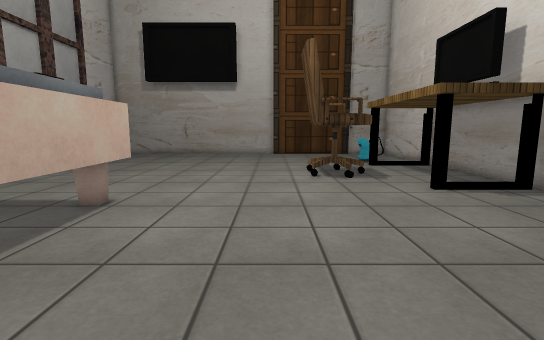
[1] (above)

17 first-person views from a walk through a Unity game level. The camera is 1.2 m above the floor, tilts 8° down and sees 85° across. The floor is counted in squares, 0.5 m on a side. Each view is taken from the middle of a square. On the plan, view 1 faces up. The plan holds only what a view shows up to about 19 squares ahead; the rest is blank. Some surface patterns are stand-ins.

[2]
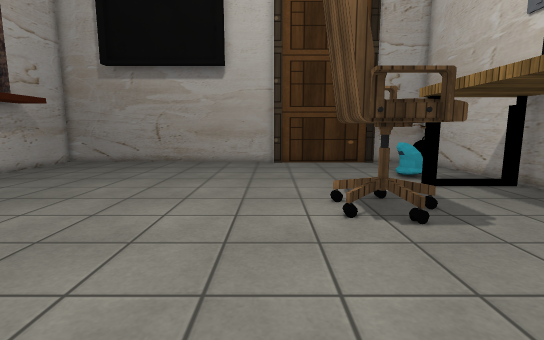

[3]
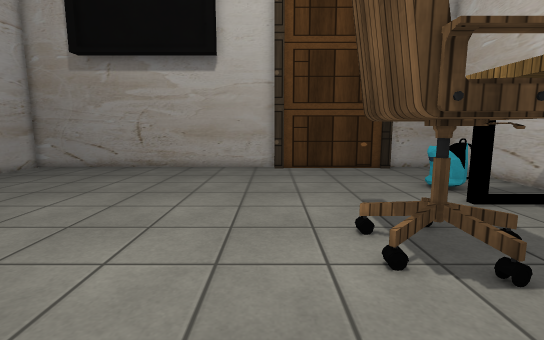

[4]
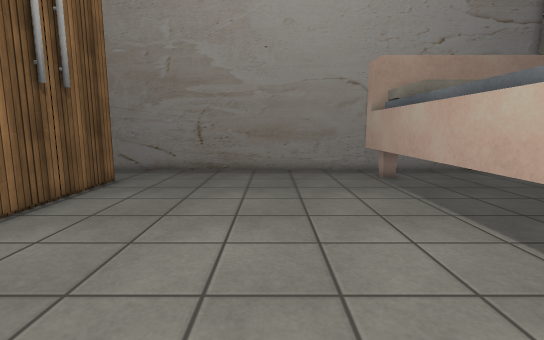

[5]
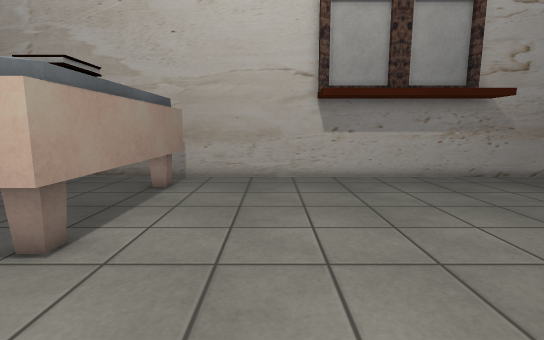

[6]
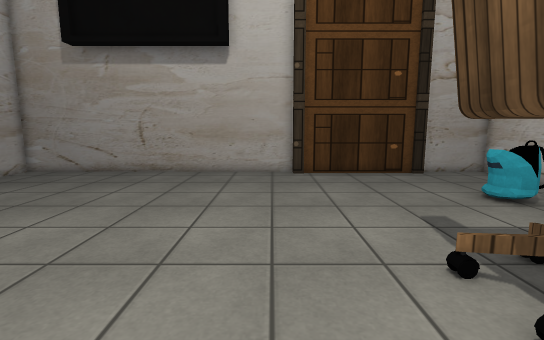

[7]
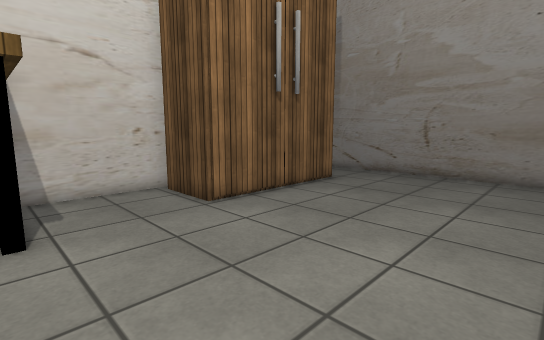

[8]
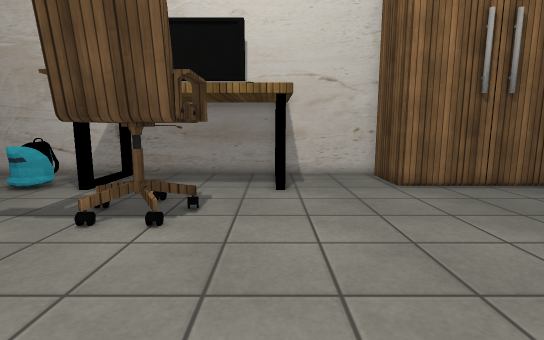

[9]
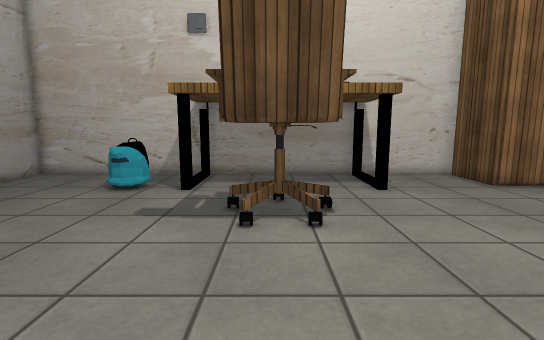

[10]
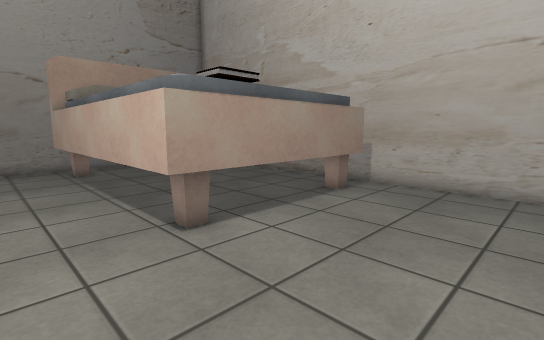

[11]
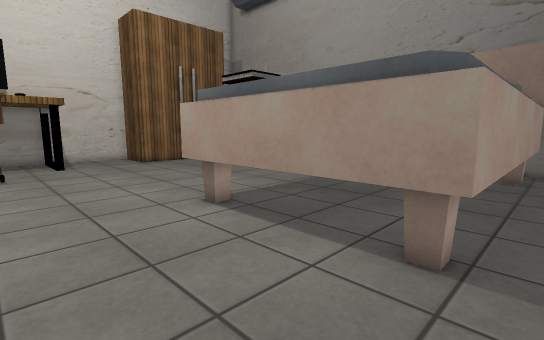

[12]
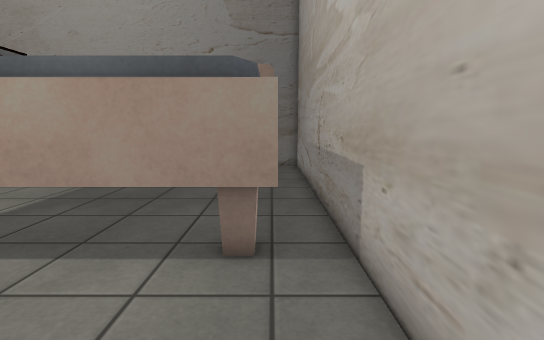

[13]
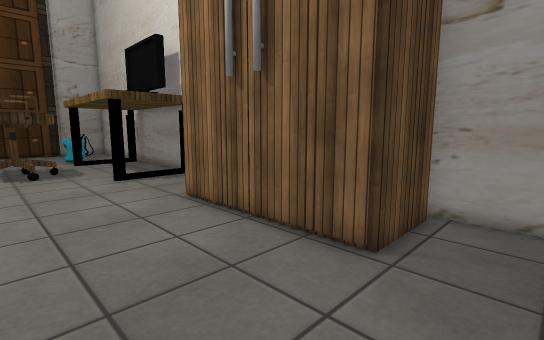

[14]
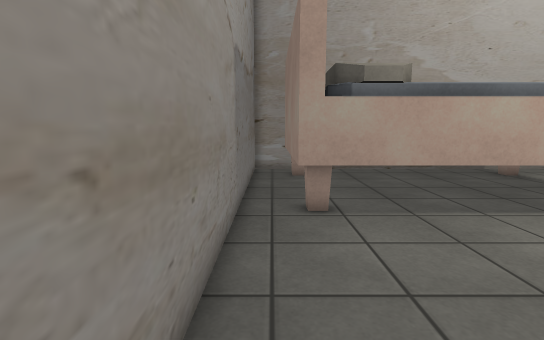

[15]
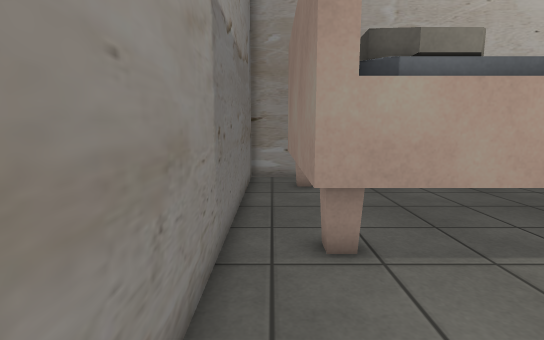

[16]
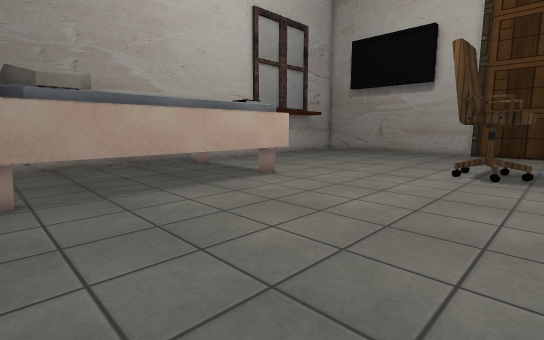

[17]
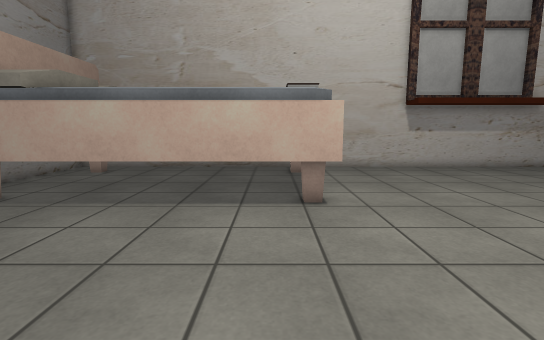

### Floor plan
Key: @ floor where view 1 was taken; # wall or solid block; . floor; O other object.
Columns run from 15 left of view 1 to 11 right of it. Each row starts with its distance up from view 1.
 28 ###########################
 27 #.........................#
 26 #.........................#
 25 #.........................#
 24 #.........................#
 23 #.........................#
 22 #....................OOO..#
 21 #.....................O...#
 20 #.....................O..O#
 19 #.....................O..O#
 18 #.........................#
 17 #................OOO .....#
 16 #................OOOO.....#
 15 #................OOOO.....#
 14 #................OOO......#
 13 #.........................#
 12 #....................OO..O#
 11 #........................##
 10 #.OOOOOOOOO...............#
  9 #.OO     OO...............#
  8 #.O       O...............#
  7 #.O       O...........OOOO#
  6 #.O       O...........O   #
  5 #.O       O...........O
  4 #.O       O...........O
  3 #.O       O...........O
  2 #.O       O...........O
  1 #.O    OOOO...........O
  0 #.OO     OO....@......OO  #
 -1 #.OO   OOOO............OOO#
 -2 #.OOOOOOOOO...............#
 -3 #.........................#
 -4 ###########################

Positions as (right, up) in squares from view 1, and headings:
1: (0, 0), facing up
2: (0, 7), facing up
3: (0, 10), facing up
4: (0, 13), facing down
5: (0, 14), facing left
6: (-1, 12), facing up
7: (-1, 12), facing down-right
8: (-5, 12), facing right
9: (-5, 16), facing right
10: (-2, 16), facing down-left
11: (-14, 15), facing down-right
12: (-13, 15), facing down
13: (2, -3), facing up-right
14: (3, -3), facing left
15: (0, -3), facing left
16: (6, -2), facing up-left
17: (4, 8), facing left
